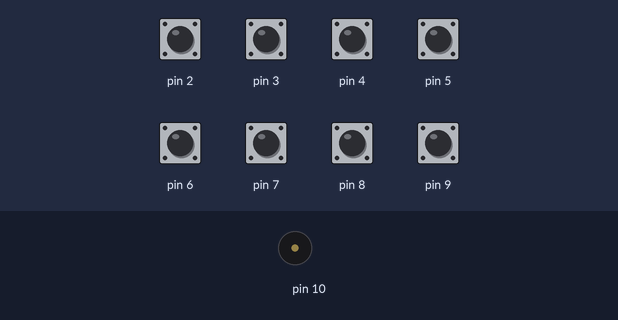
Recording of a sketch running on a simulated Arduino Uno, built with avr-gcc and run on an emulated ATmega328P. Shown: buzzer (waves = sounding). Inputs (shaded band) come from the test bench; at power-on: pin 2–9 HIGH.

Above: at 1.2 s.
1.3 s: pin 2 pulled LOW for 0.15 s
At 1.38 s:
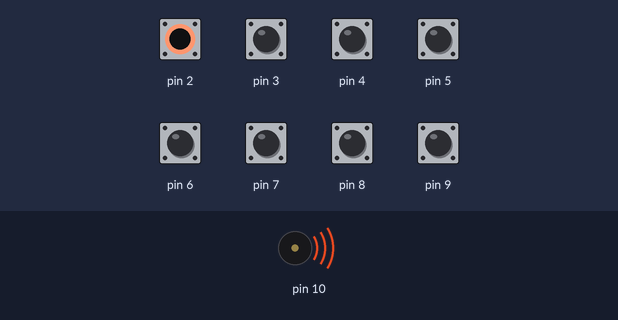
Timing chart, 0 to 4.3 s (numbered marks = the images above; inputs shaded):
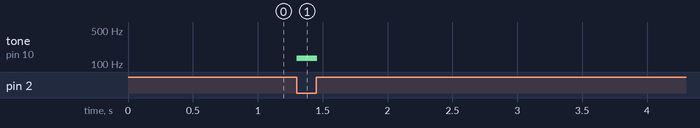

The sketch:

Buzzer_3-DoReMi.ino
```cpp
#define c3 131
#define d3 147
#define e3 165
#define f3 175
#define g3 196
#define a3 220
#define b3 247
#define c4 262

int button1 = 0;
int button2 = 0;
int button3 = 0;
int button4 = 0;
int button5 = 0;
int button6 = 0;
int button7 = 0;
int button8 = 0;

void setup()
{
   pinMode(2, INPUT_PULLUP);
   pinMode(3, INPUT_PULLUP);
   pinMode(4, INPUT_PULLUP);
   pinMode(5, INPUT_PULLUP);
   pinMode(6, INPUT_PULLUP);
   pinMode(7, INPUT_PULLUP);
   pinMode(8, INPUT_PULLUP);
   pinMode(9, INPUT_PULLUP);
}

void loop()
{
   button1 = digitalRead(2);
    button2 = digitalRead(3);
    button3 = digitalRead(4);
    button4 = digitalRead(5);
    button5 = digitalRead(6);
    button6 = digitalRead(7);
    button7 = digitalRead(8);
    button8 = digitalRead(9);

  if(button1==LOW){
    tone(10,c3,10);
    noTone(100);}
  else if(button2==LOW){
    tone(10,d3,10);
    noTone(100);}
  else if(button3==LOW){
    tone(10,e3,10);
    noTone(100);}
  else if(button4==LOW){
    tone(10,f3,10);
    noTone(100);}
  else if(button5==LOW){
    tone(10,g3,10);
    noTone(100);}
  else if(button6==LOW){
    tone(10,a3,10);
    noTone(100);}
  else if(button7==LOW){
    tone(10,b3,10);
    noTone(100);}
  else if(button8==LOW){
    tone(10,c4,10);
    noTone(100);}
}
```

Measured:
- after the input at 1.3 s, tone on pin 10: silent → 131 Hz at once, → silent 0.16 s later
